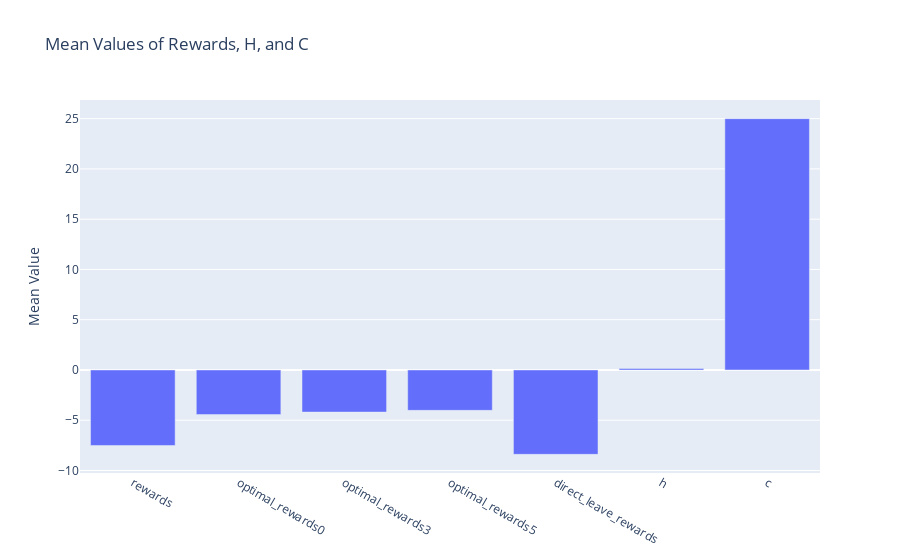
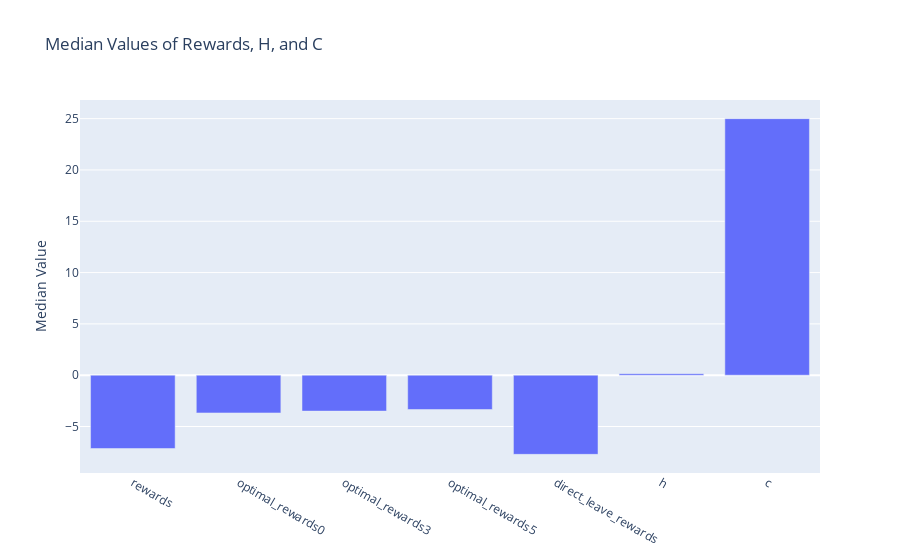

Source (notebook cell) for these figures, in order:
### Markdown cell above
## Visualize Results

### Code cell
import plotly.graph_objects as go

all_rewards = [x for x in df.columns if 'reward' in x]

# Calculate means
means = df[all_rewards + ['h', 'c']].mean()

# Plot
fig = go.Figure(data=[go.Bar(x=means.index, y=means.values)])
fig.update_layout(title="Mean Values of Rewards, H, and C", yaxis_title="Mean Value")
fig.show()

# Calculate medians
medians = df[all_rewards + ['h', 'c']].median()

# Plot
fig = go.Figure(data=[go.Bar(x=medians.index, y=medians.values)])
fig.update_layout(title="Median Values of Rewards, H, and C", yaxis_title="Median Value")
fig.show()

### Figure 1 — Plotly figure (JSON) as saved in the notebook; plotly's stock layout.template omitted (floating-point values rounded to 4 significant figures)
{"data": [{"type": "bar", "x": ["rewards", "optimal_rewards0", "optimal_rewards3", "optimal_rewards5", "direct_leave_rewards", "h", "c"], "y": [-7.51, -4.435, -4.189, -4.017, -8.393, 0.15, 25]}], "layout": {"title": {"text": "Mean Values of Rewards, H, and C"}, "yaxis": {"title": {"text": "Mean Value"}}}}

### Figure 2 — Plotly figure (JSON) as saved in the notebook; plotly's stock layout.template omitted (floating-point values rounded to 4 significant figures)
{"data": [{"type": "bar", "x": ["rewards", "optimal_rewards0", "optimal_rewards3", "optimal_rewards5", "direct_leave_rewards", "h", "c"], "y": [-7.145, -3.679, -3.499, -3.344, -7.713, 0.15, 25]}], "layout": {"title": {"text": "Median Values of Rewards, H, and C"}, "yaxis": {"title": {"text": "Median Value"}}}}
